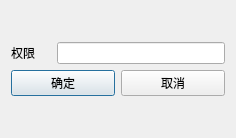
<?xml version="1.0" encoding="UTF-8"?>
<ui version="4.0">
 <class>PowerCreate</class>
 <widget class="QDialog" name="PowerCreate">
  <property name="geometry">
   <rect>
    <x>0</x>
    <y>0</y>
    <width>236</width>
    <height>138</height>
   </rect>
  </property>
  <property name="windowTitle">
   <string>Dialog</string>
  </property>
  <layout class="QVBoxLayout" name="verticalLayout_2">
   <item>
    <layout class="QVBoxLayout" name="verticalLayout">
     <item>
      <layout class="QHBoxLayout" name="horizontalLayout">
       <item>
        <widget class="QLabel" name="label">
         <property name="minimumSize">
          <size>
           <width>40</width>
           <height>0</height>
          </size>
         </property>
         <property name="text">
          <string>权限</string>
         </property>
        </widget>
       </item>
       <item>
        <widget class="QLineEdit" name="lineEdit"/>
       </item>
      </layout>
     </item>
     <item>
      <layout class="QHBoxLayout" name="horizontalLayout_2">
       <item>
        <widget class="QPushButton" name="yesButton">
         <property name="text">
          <string>确定</string>
         </property>
        </widget>
       </item>
       <item>
        <widget class="QPushButton" name="closeButton">
         <property name="text">
          <string>取消</string>
         </property>
        </widget>
       </item>
      </layout>
     </item>
    </layout>
   </item>
  </layout>
 </widget>
 <resources/>
 <connections/>
</ui>
